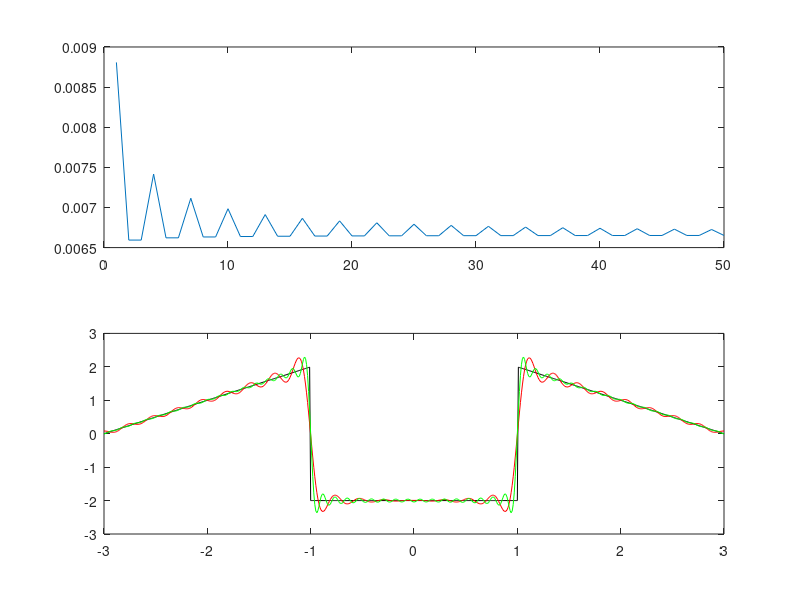

Source code (MATLAB):
clear; close all; clc;

Fs=100;
t=-3:(1/Fs):3;
 x=(t+3).*(t<-1 & t>=-3) + -2*(abs(t)<=1) + (3-t).*(t>1 & t<=3);

XT=zeros(size(t));
MSE=@(x,XT)1/length(t)*sqrt(sum(x-XT).^2);
k=1;
for n=1:1:50
    an=-8/(n*pi)*sin(n*pi/3)-6/(n*n*pi*pi)*(cos(n*pi)-cos(n*pi/3));
    XT=XT+an*cos(n*pi*t/3);
    wynik(k,1)=n;
    wynik(k,2)=MSE(x,XT);
    k=k+1;
end

subplot(211), plot(wynik(:,1), wynik(:,2))

XT1=zeros(size(t));
for n=1:25
    an=-8/(n*pi)*sin(n*pi/3)-6/(n*n*pi*pi)*(cos(n*pi)-cos(n*pi/3));
    XT1=XT1+an*cos(n*pi*t/3);
end

XT2=zeros(size(t));
for n=1:50
    an=-8/(n*pi)*sin(n*pi/3)-6/(n*n*pi*pi)*(cos(n*pi)-cos(n*pi/3));
    XT2=XT2+an*cos(n*pi*t/3);
end

subplot(212), plot(t,x,'-k',t,XT1,'r',t,XT2,'g')